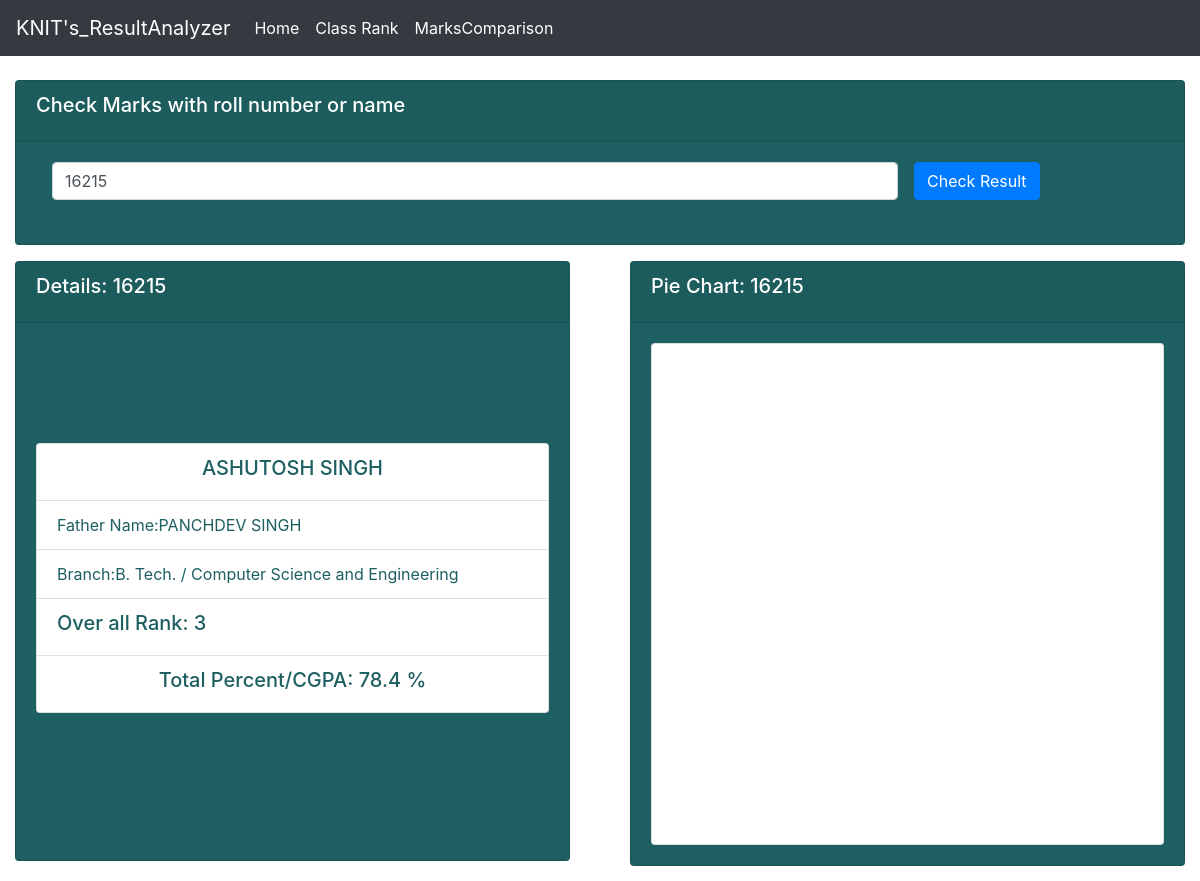
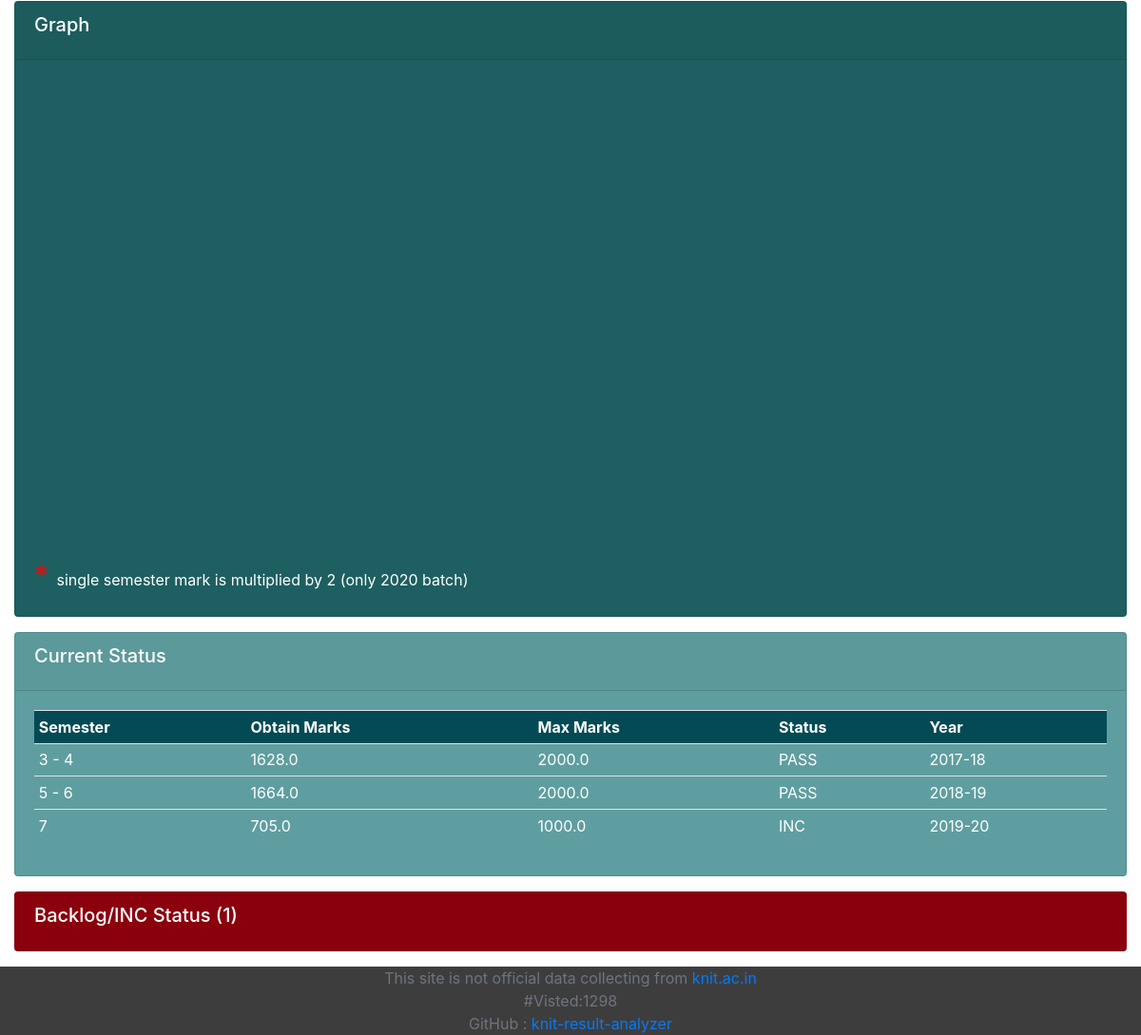
The page /fullResult/16215 on the database its author committed (2 pictures, top to bottom).
### resultApp/models.py (models this page shows, shortened)
class Student(models.Model):
	roll=models.CharField(max_length=20,primary_key=True)
	name=models.CharField(max_length=30)
	fname=models.CharField(max_length=30)
	course=models.CharField(max_length=30)

class Marks(models.Model):
	roll=models.CharField(max_length=20)
	semester=models.CharField(max_length=20)
	year_of_result=models.CharField(max_length=20)
	obtain_marks=models.FloatField(default=0)
	total_marks=models.FloatField(default=10.0)
	status=models.CharField(max_length=20)
	carry_over_status=models.IntegerField()
	dinank=models.DateTimeField(default=timezone.now)
	def __str__(self):
		return self.roll
	class Meta:
		unique_together = ('roll', 'semester',)

### resultApp/views.py (the view, shortened to what this page needs)
# urls.py: path('fullResult', views.fullResult ,name='fullResult') ,
def fullResult(request, rolln=''):
	msg=''
	studentDetail = ''
	pieData = ''
	rollOrName = ''
	lineData= []
	rank='NA'
	if request.method=='POST' or rolln!='':
		if rolln!='':
			rollOrName = rolln
		else:rollOrName=request.POST.get('rollOrName','')
		try:
			studentDetail=  Student.objects.get(roll=rollOrName)
			if len(rollOrName)==6:
				batch = int(rollOrName[0:2])-1
				branch = int(rollOrName[3])
			else:
				batch = int(rollOrName[0:2])
				branch = int(rollOrName[2])
			allMrakWithRankSorted = getOverAllRank(batch,branch)
			for idx,vlu in enumerate(allMrakWithRankSorted):
				if vlu[0]==rollOrName:rank = idx+1
		except:
			msg="Student {} not exist".format(rollOrName)
		pieData = getAllMarks(rollOrName)
		flag=1
		try:
			allSem = Marks.objects.filter(roll=rollOrName)
			percent = 0
			year = '2020'
			for i in allSem:
				if rollOrName not in rollNoGenerator( int(year[2::])-4)  :
					percent+=i.obtain_marks
				else:
					percent += i.obtain_marks/i.total_marks
					flag=0
					print("--------------------")
				if len(i.semester)==1 and rollOrName  in rollNoGenerator(int(year[2::])-4):
					lineData.append({'y':i.obtain_marks*2,'label': "* Semester "+i.semester})
				else:
					lineData.append({'y':i.obtain_marks,'label': "Semester "+i.semester})
			percent /=len(allSem)
			print('--->',percent)
			if flag:
				percent = str(round(percent,2))
			else:
				percent = str(round(percent*100,1) )+' %'
			print('percent',percent)
		except:
			print("Except2")
		try:
			backlogData = Carryover.objects.filter(roll=rollOrName)
		except:
			print("Except3")
		print('hekkko',allSem)
	context = {
		'percent':percent,
		'msg':msg,
		'studentDetail':studentDetail,
		'pieData':pieData,
		'allSem':allSem,
		'backlogData':backlogData,
		'totalBackLog':'('+str(len(backlogData))+')',
		'visit':countVisitor(),
		'lineData':lineData,
		'rank':rank
	}
	return render(request,'fullResult.html',context)

### resultApp/views.py (called while the page is built)
def countVisitor():
	visitUpdate = Visitor(count=1)
	visitUpdate.save()
	return Visitor.objects.all().count()

def rollNoGenerator(year):
	year=str(year)
	lateral_code='8'
	course_code=['1','2','3','4','5','6']
	linear=62
	lateral=12
	def rollconvert(param):
		if param<10:k='0'+str(param)
		else:k=str(param)
		return str(k)
	roll=[]
	for h in course_code:
		for i in range(1,linear+1):roll.append(year+h+rollconvert(i))
		year=str(int(year)+1)
		for i in range(1,lateral+1):roll.append(year+lateral_code+h+rollconvert(i))
		year=str(int(year)-1)
	return roll

def getAllMarks(roll):
	print(roll)
	allSemMarks = Marks.objects.filter(roll=roll)
	pieData = []
	for i in allSemMarks:
		pieData.append({ 'y': i.obtain_marks, 'name': 'Semester('+i.semester+')' })
		print('sjs',i.obtain_marks)
	return pieData

def getOverAllRank(batch,branch):
	allRoll = rollNoGenerator(batch)[(branch-1)*74 :branch*74]
	DataBase = Marks.objects.filter(roll__in=allRoll)
	allMark= dfd(list)
	for i in DataBase:
		allMark[i.roll].append(round(i.obtain_marks/i.total_marks,3))
	allMrakWithRank= dfd(float)
	for i in allMark:
		allMrakWithRank[i]= round(sum(allMark[i])/len(allMark[i]),5)
	allMrakWithRankSorted = sorted(allMrakWithRank.items(), key= lambda x :x[1], reverse=True)
	return allMrakWithRankSorted

### resultApp/templates/fullResult.html (shortened to what this page needs)
{%    extends 'main.html'    %}
{%  block content  %}
<div class="row">
	<div class="col">
		<div class="col-md">
			<div class="card text-cetnter text-white mb-3" id="orders-delivered" style="background: #1e5f61;">
				<div class="card-header">
					<h5  class="card-title">Check Marks with roll number or name</h5>
				</div>
				<div class="card-body" >
				<form class="form-inline" method="post" action="../fullResult">
				  <div class="form-group mx-sm-3 mb-2" style="width: 75%">
				    <input type="number" class="form-control" value='{{studentDetail.roll}}' id="inputPassword2" name="rollOrName" placeholder="Enter roll number or name....!" style="width: 100%">
				  </div>
				  <button type="submit" class="btn btn-primary mb-2">Check Result</button>
				</form>
				</div>
			</div>
		</div>
	</div>
</div>
<div class="row">
	<div class="col">
		<div class="col-md">
			<div class="card text-cetnter text-white mb-3" id="orders-delivered" style="background: #1e5f61;height: 600px">
				<div class="card-header">
					<h5  class="card-title">Details: {{studentDetail.roll}}</h5>
				</div>
				<div class="card-body" >
				<div class="card" style="width: 100%; margin-top: 100px">
				  <ul class="list-group list-group-flush" style="color:#1e5f61">
				    <li class="list-group-item"><h5 style="text-align: center;">{{studentDetail.name}}</h5></li>
				    <li class="list-group-item">Father Name:{{studentDetail.fname}}</li>
				    <li class="list-group-item">Branch:{{studentDetail.course}}</li>
				    <li class="list-group-item"><h5 >Over all Rank: {{rank}}</h5></li>
				    <li class="list-group-item"><h5 style="text-align: center;">Total Percent/CGPA: {{percent}}</h5></li>
				  </ul>
				</div>
				</div>
			</div>
		</div>
	</div>
	<div class="col">
		<div class="col-md-12">
			<div class="card text-cetnter text-white mb-3" id="orders-delivered" style="background: #1e5f61;">
				<div class="card-header">
					<h5  class="card-title">Pie Chart: {{studentDetail.roll}}</h5>
				</div>
				<div class="card-body" >
				<div class="card" style="width: 100%;">
				  {% include 'totalPie.html'  %}
				</div>
			</div>
		</div>
	</div>
</div>
</div>
<div class="row">
	<div class="col">
		<div class="col-md">
			<div class="card text-cetnter text-white mb-3" id="orders-delivered" style="background: #1e5f61;">
				<div class="card-header">
					<h5  class="card-title">Graph</h5>
				</div>
				<div class="card-body"  >
					{%  include 'lineGraph.html' %}
					<span style="color: red;font-size: 30px">* </span><span>single semester mark is multiplied by 2 (only 2020 batch) </span>
				</div>
				</div>
			</div>
		</div>
	</div>
<div class="row" >
	<div class="col">
		<div class="col-md">
			<div class="card text-cetnter text-white mb-3" id="orders-pending" style="background: cadetblue;cursor: pointer;">
				<div class="card-header" >
					<h5  class="card-title">Current Status</h5>
				</div>
				<div class="card-body" id="myDIV" >
					<table class="table table-sm">
						<tr class="table" style="background: #034a54">
							<th>Semester</th>
							<th>Obtain Marks</th>
							<th>Max Marks</th>
							<th>Status</th>
							<th>Year</th>
						</tr>
						{% for i in allSem %}
						<tr>
							<td>{{ i.semester }}</td>
							<td>{{ i.obtain_marks }}</td>
							<td>{{ i.total_marks }}</td>
							<td>{{ i.status }}</td>
							<td>{{ i.year_of_result }}</td>
						</tr>
						{% endfor %}
					</table>
				</div>
			</div>
		</div>
	</div>
</div>
<div class="row" >
	<div class="col">
		<div class="col-md">
			<div class="card text-cetnter text-white mb-3" id="orders-pending" style="background: #90000e;cursor: pointer;">
				<div class="card-header" onclick= "document.getElementById('myDIV1').style.display = 'block';">
					<h5  class="card-title">Backlog/INC Status {{totalBackLog}}</h5>
				</div>
			</div>
		</div>
	</div>
</div>
{% endblock  %}

### rows shown on the page
Student: rollOrName "16215", roll "16215", name "ASHUTOSH SINGH", fname "PANCHDEV SINGH", course "B. Tech. / Computer Science and Engineering"
Marks: semester "3 - 4", obtain_marks "1628.0", total_marks "2000.0", status "PASS", year_of_result "2017-18"
Marks: semester "5 - 6", obtain_marks "1664.0", total_marks "2000.0", status "PASS", year_of_result "2018-19"
Marks: semester "7", obtain_marks "705.0", total_marks "1000.0", status "INC", year_of_result "2019-20"

### other values the page prints
{{ rank }} "3"
{{ percent }} "78.4 %"
{{ totalBackLog }} "(1)"
{{ visit }} "1298"
